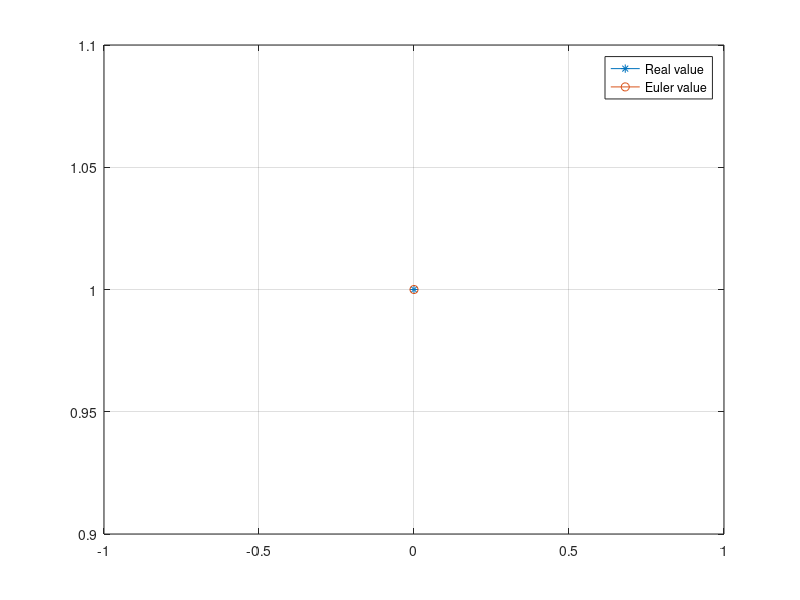

Recreate this plot in MATLAB.
t0 = 0;
t1 = 2;
step_size = input ('Enter step size: ');
y0 = 1;
t = t0:step_size:t1;
y = zeros(1, length(t));
y (1) = y0;
i = 1;
time = 0;

while time<=4
    y (i+1) = y(i) + step_size*((y(i))*time.^2 - 1.1*y(i));
    time = time + step_size;
    i = i + 1;
end

y_real = exp(((t.^3)/3) - 1.1*t);
disp (y);
disp (y_real);
plot(t,y_real,'-*');
hold on;
plot(t,y(1:length(t)),'-o');
grid on;
legend ('Real value', 'Euler value');
